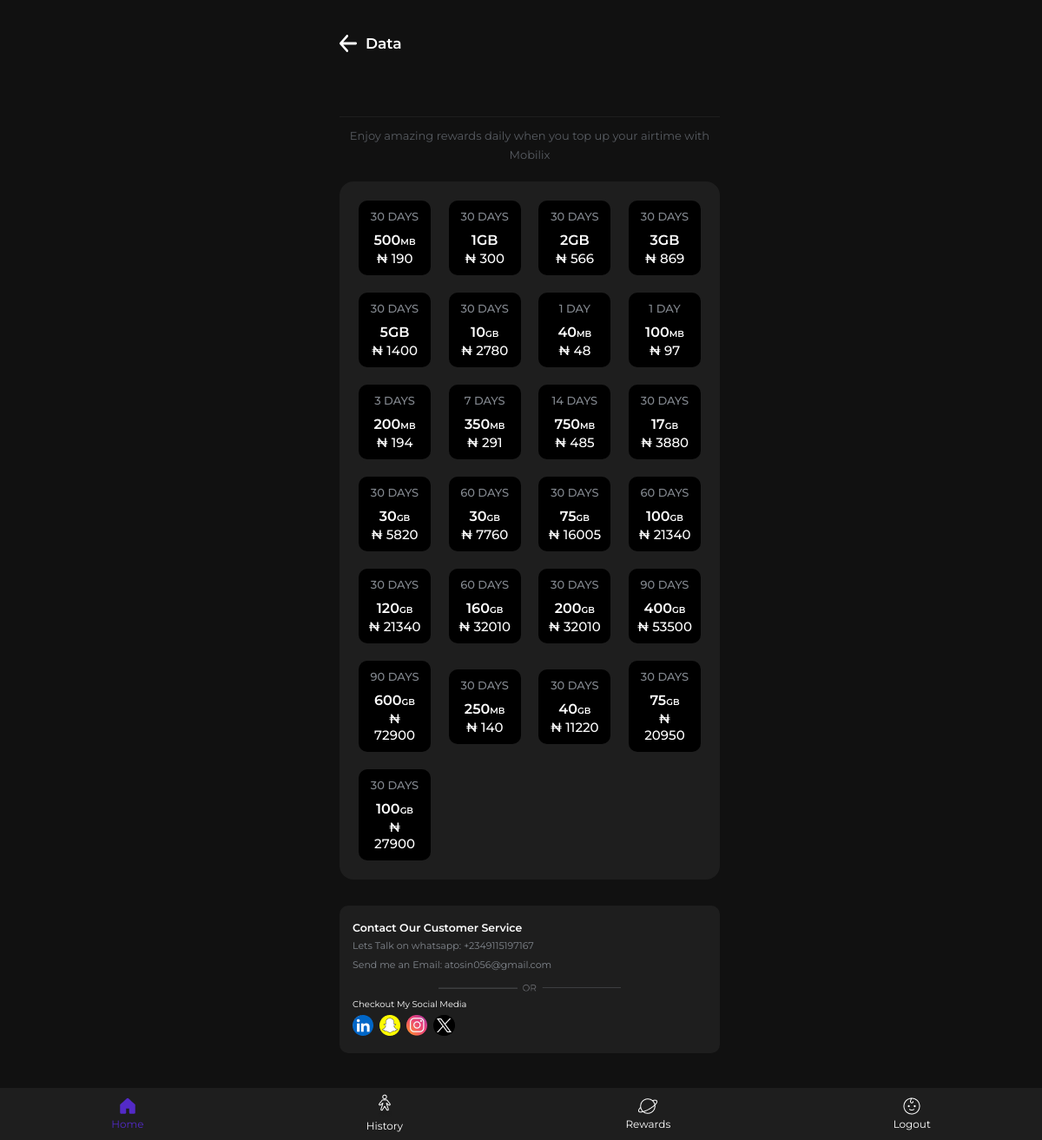
Before: /data.php?network=MTN with the older database file.
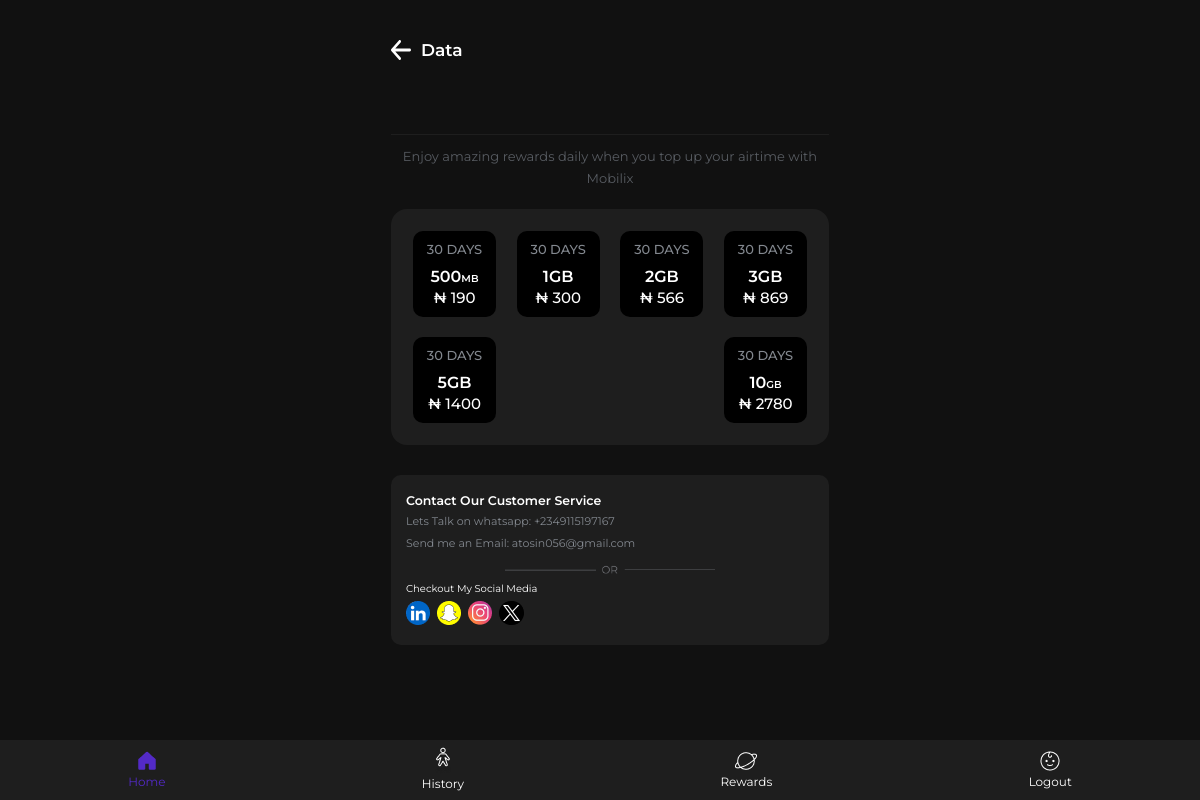
After: the same page with the newer database file.
### tables this page shows
CREATE TABLE `data_bundles` (
  `id` int(11) NOT NULL,
  `name` varchar(255) NOT NULL,
  `product_code` varchar(255) NOT NULL,
  `price` varchar(255) NOT NULL,
  `network` varchar(255) NOT NULL,
  `service_id` varchar(255) NOT NULL,
  `real_price` varchar(255) NOT NULL
);

### data.php (the view, shortened to what the changed rows need)
<?php
include 'functions.php';
if (isset($_GET["network"])) {
    $network = $_GET["network"];
}
?>
<html>
<head>
	<link rel="stylesheet" type="text/css" href="bootstrap/css/bootstrap.min.css">
	<link rel="stylesheet" type="text/css" href="css/main.css">
</head>
<body style="background: #111;color: white;">
<div id="main-content" style="background: #111 !important;display: inline-block !important;padding: 40px 31px !important;color: white;">
    <div>
            <div style="width: 100% !important;display: flex;flex-direction: column;gap: 30px;">
            	<form method="POST" style="width: 100% !important;display: flex;flex-direction: column;">
            		<div class="data-hold" style="margin-top: 20px !important;">
            			<div>
            				<div style="display: flex;justify-content: space-between;width: 100% !important;flex-wrap: wrap;row-gap: 20px;" id="data_bundles_list">
                                <?php
                                if (isset($network)) {
                                    $select = "SELECT * FROM `data_bundles` WHERE `network`='".$network."'";
                                    $select_query = mysqli_query($conn, $select);
                                    if (mysqli_num_rows($select_query) > 0) {
                                        while ($fetch = mysqli_fetch_assoc($select_query)){
                                            $price = $fetch["price"];
                                            $product_code = $fetch["product_code"];
                                            $name = shortens($fetch["name"]);
                                            $validity = fil($fetch["name"]);
                                ?>
            					<button type="submit" name="submit" value="<?php echo $product_code; ?>" style="border: none;background: transparent;">
            						<div class="plan-hold">
            							<div>
            								<font class="month"><?php echo $validity ?></font>
                                            <div style="margin-top: 10px !important;display: flex;flex-direction: column;gap: 2px;">
                								<font class="price"><?php echo formatDataSize($name); ?></font>
                								<font class="real-price">₦ <?php echo $price; ?></font>
                                            </div>
            							</div>
            						</div>
            					</button>
                                <?php
                                }}}
                                ?>
            				</div>
            			</div>
            		</div>
           		</form>
           </div>
        </div>
    </div>
</body>
</html>

### functions.php (shortened to what the changed rows need)
<?php
function fil($string) {
   preg_match('/\s*-\s*(.+)/', $string, $matches);
   $duration = $matches[1];
   $duration = strtolower(trim($duration));
   $mappings = [
       '1 day' => '1 day',
       '3 days' => '3 days',
       '2 days' => '2 days',
       '7 days' => '7 days',
       'monthly' => '30 days',
       '14 days' => '14 days',
       '4 days' => '4 days',
       '30 days' => '30 days',
       '30days validity' => '30 days',
       '90 days' => '90 days',
       '3 months' => '90 days',
       '4 months' => '120 days',
       '2 months' => '60 days',
       '1 year' => '365 days',
       'monthly' => '30 days'
   ];
   $duration_lower = strtolower($duration);
   foreach ($mappings as $key => $value) {
       if (stripos($duration_lower, strtolower($key)) !== false) {
           return $value;
       }
   }
   if (preg_match('/(\d+)\s*(?:weeks?)/i', $duration, $week_matches)) {
       $weeks = intval($week_matches[1]);
       return ($weeks * 7) . ' days';
   }
   return '30 days';
}
function formatDataSize($name) {
    if (preg_match('/\d{2,}/', $name, $matches)) {
        $number = $matches[0];
        $unit = strtolower(substr($name, strlen($number)));
        return $number . "<font style='font-size: 10px; text-transform: uppercase;'>$unit</font>";
    }
    return $name;
}
function shortens($string){
    $pattern = '/\d+\s*(MB|GB)/i';
    if (preg_match($pattern, $string, $matches)) {
        return strtoupper($matches[0]);
    }
    return null;
}
?>

Changed rows visible on the page:
removed data_bundles: name "1 DAY", number "40", name "MB", price "48"
removed data_bundles: name "1 DAY", number "100", name "MB", price "97"
removed data_bundles: name "3 DAYS", number "200", name "MB", price "194"
removed data_bundles: name "7 DAYS", number "350", name "MB", price "291"
removed data_bundles: name "14 DAYS", number "750", name "MB", price "485"
removed data_bundles: name "30 DAYS", number "17", name "GB", price "3880"
removed data_bundles: name "30 DAYS", number "30", name "GB", price "5820"
removed data_bundles: name "60 DAYS", number "30", name "GB", price "7760"
removed data_bundles: name "30 DAYS", number "75", name "GB", price "16005"
removed data_bundles: name "60 DAYS", number "100", name "GB", price "21340"
removed data_bundles: name "30 DAYS", number "120", name "GB", price "21340"
removed data_bundles: name "60 DAYS", number "160", name "GB", price "32010"
removed data_bundles: name "30 DAYS", number "200", name "GB", price "32010"
removed data_bundles: name "90 DAYS", number "400", name "GB", price "53500"
removed data_bundles: name "90 DAYS", number "600", name "GB", price "72900"
removed data_bundles: name "30 DAYS", number "250", name "MB", price "140"
removed data_bundles: name "30 DAYS", number "40", name "GB", price "11220"
removed data_bundles: name "30 DAYS", number "75", name "GB", price "20950"
removed data_bundles: name "30 DAYS", number "100", name "GB", price "27900"
